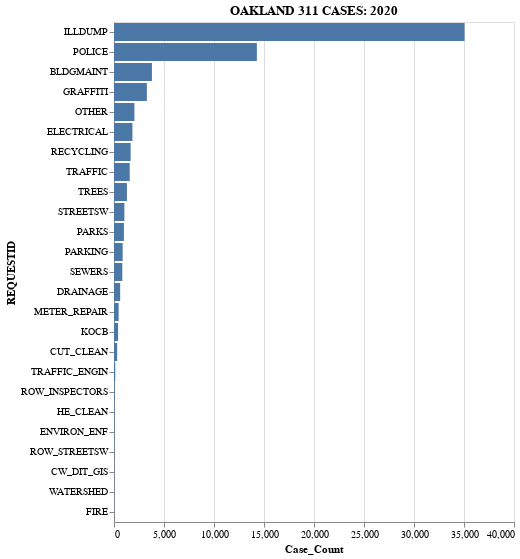

Notebook code cell kept with this figure:
### Markdown cell above
# The resulting chart is jumbled up,
and we need to rearrange it to descending order by inverting the x-axis in in Y

### Code cell
alt.Chart(category_counts_2020).mark_bar().encode(
    x='Case_Count',
    y=alt.Y('REQUESTID', sort='-x')
).properties(
    title='OAKLAND 311 CASES: 2020'
)

### Figure 1 — Vega-Lite specification as saved in the notebook (floating-point values rounded to 4 significant figures)
{"config": {"view": {"continuousWidth": 400, "continuousHeight": 300}}, "data": {"name": "data-8e48f1e2286ac28709d657c33f3796c2"}, "mark": "bar", "encoding": {"x": {"type": "quantitative", "field": "Case_Count"}, "y": {"type": "nominal", "field": "REQUESTID", "sort": "-x"}}, "title": "OAKLAND 311 CASES: 2020", "$schema": "https://vega.github.io/schema/vega-lite/v4.8.1.json", "datasets": {"data-8e48f1e2286ac28709d657c33f3796c2": [{"REQUESTID": "ILLDUMP", "Case_Count": 35056}, {"REQUESTID": "POLICE", "Case_Count": 14287}, {"REQUESTID": "BLDGMAINT", "Case_Count": 3794}, {"REQUESTID": "GRAFFITI", "Case_Count": 3287}, {"REQUESTID": "OTHER", "Case_Count": 2043}, {"REQUESTID": "ELECTRICAL", "Case_Count": 1842}, {"REQUESTID": "RECYCLING", "Case_Count": 1664}, {"REQUESTID": "TRAFFIC", "Case_Count": 1571}, {"REQUESTID": "TREES", "Case_Count": 1295}, {"REQUESTID": "STREETSW", "Case_Count": 1038}, {"REQUESTID": "PARKS", "Case_Count": 992}, {"REQUESTID": "PARKING", "Case_Count": 868}, {"REQUESTID": "SEWERS", "Case_Count": 832}, {"REQUESTID": "DRAINAGE", "Case_Count": 618}, {"REQUESTID": "METER_REPAIR", "Case_Count": 465}, {"REQUESTID": "KOCB", "Case_Count": 407}, {"REQUESTID": "CUT_CLEAN", "Case_Count": 317}, {"REQUESTID": "TRAFFIC_ENGIN", "Case_Count": 126}, {"REQUESTID": "ROW_INSPECTORS", "Case_Count": 70}, {"REQUESTID": "HE_CLEAN", "Case_Count": 53}, {"REQUESTID": "ENVIRON_ENF", "Case_Count": 45}, {"REQUESTID": "ROW_STREETSW", "Case_Count": 38}, {"REQUESTID": "CW_DIT_GIS", "Case_Count": 32}, {"REQUESTID": "WATERSHED", "Case_Count": 23}, {"REQUESTID": "FIRE", "Case_Count": 11}]}}
